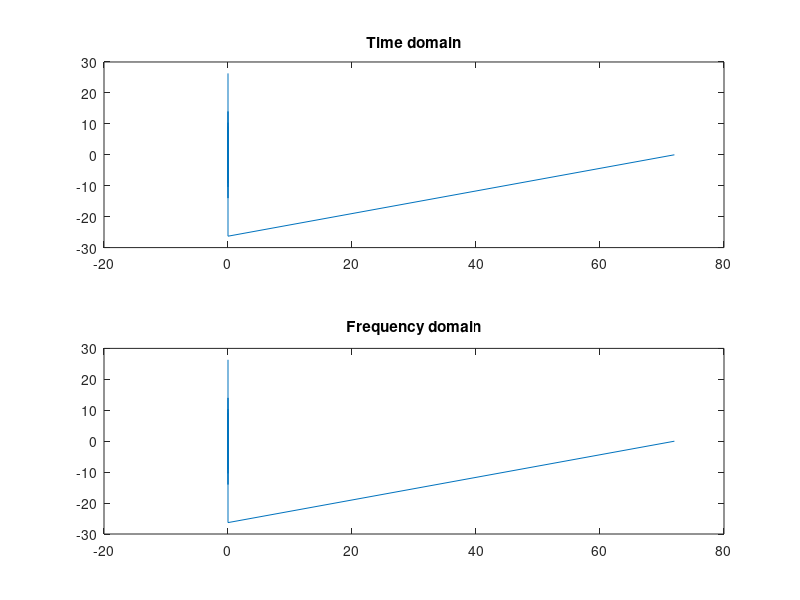

Reproduce this figure in MATLAB.
%Circular time shift property
clc;
clear all;
close all;
x = [0 2 4 6 8 10 12 14 16];
N = length(x);
n = 0:N-1;
y = circshift(x,[0 5]);
Xk = fft(x,N);
Y1 = fft(y);
k = 0:N-1
w = exp(-j*2*pi*k*5/N);
%w = exp(-j*((2*pi)/N).*k*5);
z = Xk.*w;
disp("Time domain");
disp(Y1);
subplot(2,1,1);
plot(Y1);
title("Time domain");
disp("Frequency domain");
disp(z);
subplot(2,1,2);
plot(z);
title("Frequency domain");
